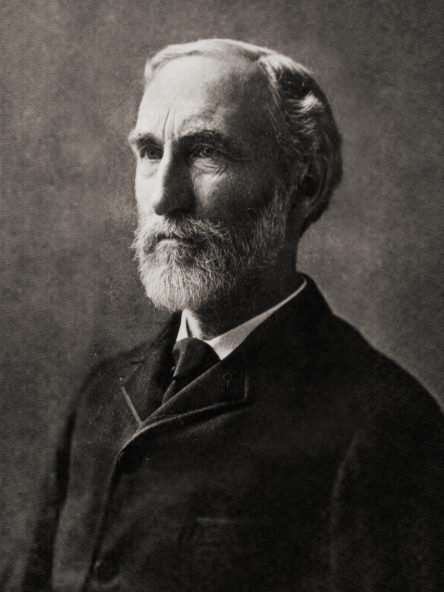
#> input picture data/portrait.jpg, 888 x 1184 px (shown at 1/2 size)
$ jupyter execute --allow-errors portrait-distribution-numpy.ipynb   (shell and % lines are left out)
#> lines starting #> are read from the running program, lines starting #| are printed output that depends on the picture
[cell 1]
%pylab inline
import seaborn as sns

[cell 2]
import scipy
import skimage
from skimage.transform import rescale, resize, downscale_local_mean
from scipy import stats

[cell 3]
from matplotlib.colors import ListedColormap

[cell 4]
my_cmap = ListedColormap(sns.light_palette((210, 90, 60), input="husl", n_colors=50))
my_cmap = ListedColormap(sns.diverging_palette(220, 20, n=50))
my_cmap = ListedColormap(sns.color_palette("RdBu_r", 50))
my_cmap = ListedColormap(sns.color_palette("coolwarm", 50))

## 2D

The dynamics is defined by the following ODE:
$$\frac{dx}{dt} = \frac{\sqrt{2}}{p(x|y)} = \sqrt{2}\frac{p(y)}{p(x,y)},$$
$$\frac{dy}{dt} = \frac{1}{p(y|x)} = \frac{p(x)}{p(x,y)}.$$
Note that the $\sqrt{2}$ is essential. It guarantees the ergodicity of the system.

[cell 5]
class DGibbs:
    def __init__(self, probs, state0, suzuki=False):
        self.suzuki = suzuki
        self.probs = probs
        self.margin_x = np.sum(probs, axis=0)
        self.margin_y = np.sum(probs, axis=1)
        self.current_state = state0.copy()
        self.x = state0
        self.v = np.zeros(2)
        self.v[0] = self.margin_y[self.current_state[0]]
        if not self.suzuki:
            self.v[0] *= np.sqrt(2)
        self.v[1] = self.margin_x[self.current_state[1]]
        self.v = self.v/probs[self.current_state[0], self.current_state[1]]
        self.dist_to_border = np.ones([2])
        self.samples = []
        self.weights = []
        self.trajectory = [self.x.copy()]

    def iterate(self):
        # evaluate time
        time_until_border = self.dist_to_border/self.v
        iterate_time = np.min(time_until_border)
        change_dim = np.argmin(time_until_border)
        # update coordinates
        self.x = (self.x + self.v*iterate_time) % probs.shape
        self.x[change_dim] = (self.current_state[change_dim]+1) % probs.shape[change_dim]
        self.dist_to_border = self.dist_to_border - self.v*iterate_time
        self.dist_to_border[change_dim] = 1.0
        # put into samples
        self.samples.append(self.current_state.copy())
        self.weights.append(iterate_time)
        self.trajectory.append(self.x.copy())
        # update state
        self.current_state[change_dim] = (self.current_state[change_dim]+1) % probs.shape[change_dim]
        self.v[0] = self.margin_y[self.current_state[0]]
        if not self.suzuki:
            self.v[0] *= np.sqrt(2)
        self.v[1] = self.margin_x[self.current_state[1]]
        self.v = self.v/probs[self.current_state[0], self.current_state[1]]

class Gibbs:
    def __init__(self, probs, state0):
        self.probs = probs
        self.margin_x = np.sum(probs, axis=0)
        self.margin_y = np.sum(probs, axis=1)
        self.state = state0.copy()
        self.change_dim = 0
        self.samples = []
        self.weights = []

    def iterate(self):
        keep_dim = (self.change_dim + 1) % 2
        cond_probability = np.take(probs, indices=self.state[keep_dim], axis=keep_dim)
        cond_probability /= np.sum(cond_probability)
        # sample
        one_hot_sample = np.random.multinomial(1, cond_probability)
        self.state[self.change_dim] = np.nonzero(one_hot_sample)[0]
        # put into samples
        self.samples.append(self.state.copy())
        self.weights.append(1.0)
        # update state
        self.change_dim = (self.change_dim + 1) % 2

### target distribution

[cell 6]
img = matplotlib.image.imread('../data/portrait.jpg')
#> img is the input picture: shape (1184, 888, 3); mean R, G, B 66.1, 62.5, 58.8
img = rescale(img, 0.2)
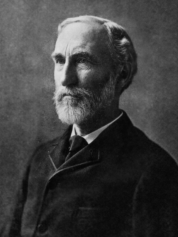
#> img: shape (237, 178, 1) float64; min 0.0222, max 0.879, mean 0.245
img = np.sum(img, axis=2)
img = img/np.sum(img)
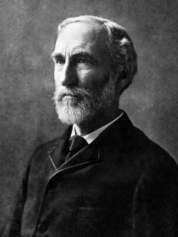
#> img: shape (237, 178) float64; min 2.15e-06, max 8.51e-05, mean 2.37e-05; drawn with min black and max white
probs = img
plt.imshow(img)
plt.show()

[cell 7]
probs.shape
#> Out = (237, 178)

[cell 8]
sampler_d_gibbs = DGibbs(probs, np.array([0,0]))
#> in __init__, `self.margin_x = np.sum(probs, axis=0)`: self.margin_x = 178 values, max 0.00929 at index 59, min 0.0029 at index 117, mean 0.00562
#> in __init__, `self.margin_y = np.sum(probs, axis=1)`: self.margin_y = 237 values, max 0.00819 at index 24, min 0.0016 at index 236, mean 0.00422
#> in __init__, `self.current_state = state0.copy()`: self.current_state = [0, 0]
#> in __init__, `self.v = self.v/probs[self.current_state[0], self.current_state[1]]`: self.v = [195.7, 171]
#> in __init__, `self.trajectory = [self.x.copy()]`: self.trajectory = [[0, 0]]
sampler_s_gibbs = DGibbs(probs, np.array([0,0]), suzuki=True)
sampler_gibbs = Gibbs(probs, np.array([0,0]))
#> in __init__, `self.state = state0.copy()`: self.state = [0, 0]

[cell 9]
def get_hist(sampler, n):
#> called with n = 100000
    for _ in range(int(n)):
        sampler.iterate()
#> this loop made 100000 passes
    samples = np.array(sampler.samples)
#> samples = 100000 pairs, first value 0 to 236, second value 0 to 177
    weights = np.array(sampler.weights)
    weights /= np.sum(weights)
    approx_hist, grid_x, grid_y = np.histogram2d(samples[:,0], samples[:,1],
                                                 bins=sampler.probs.shape, weights=weights)
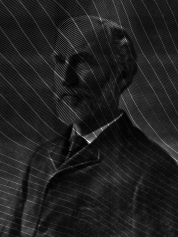
#> approx_hist: shape (237, 178) float64; min 1.53e-06, max 0.000177, mean 2.37e-05; drawn with min black and max white
#> grid_x = 238 values from 0 to 236; grid_y = 179 values from 0 to 177
    return approx_hist

[cell 10]
num_samples = 10**5
hist_d_gibbs = get_hist(sampler_d_gibbs, num_samples)
# hist_s_gibbs = get_hist(sampler_s_gibbs, num_samples)
# hist_gibbs = get_hist(sampler_gibbs, num_samples)
hist_multinomial = np.random.multinomial(num_samples, probs.flatten()).reshape(probs.shape)
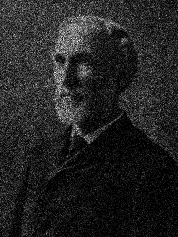
#> hist_multinomial: shape (237, 178) int64; min 0, max 17, mean 2.37; drawn with min black and max white

[cell 11]
figsize(16,6)
plt.subplot(141)
plt.imshow(probs)
plt.title('ground truth')
plt.subplot(142)
plt.imshow(hist_multinomial)
plt.title('np.multinomial (also Gibbs)')
plt.subplot(143)
plt.imshow(hist_multinomial)
plt.title('Suzuki sampler')
plt.subplot(144)
plt.imshow(hist_d_gibbs)
plt.title('D-Gibbs sampler')
plt.show()

[cell 12]
figsize(16,6)
plt.subplot(141)
plt.imshow(probs)
plt.title('ground truth')
plt.subplot(142)
plt.imshow(hist_multinomial)
plt.title('np.multinomial (also Gibbs)')
plt.subplot(143)
plt.imshow(hist_multinomial)
plt.title('Suzuki sampler')
plt.subplot(144)
plt.imshow(hist_d_gibbs)
plt.title('D-Gibbs sampler')
plt.show()

[cell 13]
figsize(16,6)
plt.subplot(141)
plt.imshow(probs)
plt.title('ground truth')
plt.subplot(142)
plt.imshow(hist_multinomial)
plt.title('np.multinomial (also Gibbs)')
plt.subplot(143)
plt.imshow(hist_multinomial)
plt.title('Suzuki sampler')
plt.subplot(144)
plt.imshow(hist_d_gibbs)
plt.title('D-Gibbs sampler')
plt.show()

[cell 14]
def get_errors(sampler, true_mean):
    samples = np.stack(sampler.samples)
    weights = np.stack(sampler.weights)
    means = np.cumsum(samples*weights[:,np.newaxis], axis=0)
    means /= np.cumsum(weights[:,np.newaxis], axis=0)
    errors = np.sqrt(np.sum((means-true_mean[np.newaxis,:])**2, axis=1))
    return errors

def get_true_mean(probs):
    x,y = np.meshgrid(np.arange(probs.shape[0]), np.arange(probs.shape[1]))
    coords = np.stack([x.T,y.T], axis=2)
    return np.sum(np.sum(probs[:,:,np.newaxis]*coords, axis=0), axis=0)

[cell 15]
true_mean = get_true_mean(probs)
#> true_mean = [86.52, 77.04]
#> (the rest of this cell did not finish here and is left out)

[cell 16]
figsize(8,8)
#> (the rest of this cell did not finish here and is left out)

### 100 iterations (samples)

[cell 17]
def plot_trajectory(trajectory):
    trajectory = trajectory-0.5
    parts = []
    part_start = 0
    for i in range(trajectory.shape[1]-1):
        if np.sum((trajectory[:,i]-trajectory[:,i+1])**2) > 2:
            next_point = trajectory[:,i+1].copy()
            tear_dim_mask = np.abs(trajectory[:,i]-trajectory[:,i+1]) > 1
            next_point = (next_point*(1-tear_dim_mask) + tear_dim_mask*(np.array(probs.shape)-0.5))[:,np.newaxis]
            parts.append(np.hstack([trajectory[:,part_start:i+1],next_point]))
            part_start = i+1
    parts.append(trajectory[:,part_start:])
    for part in parts:
        plt.plot(part[1], part[0], c='black')
        plt.scatter(part[1], part[0], c='black', s=20, zorder=2)

[cell 18]
figsize(6,8)
#> (the rest of this cell did not finish here and is left out)

### convergence

[cell 19]
def errors_estimate(probs, n_iterates, n_tries):
#> called with probs = array of shape (12, 10), n_iterates = 10000, n_tries = 100
    errors = np.zeros([n_tries, n_iterates])
    for try_id in range(n_tries):
        x0 = np.floor(np.random.uniform(size=2)*probs.shape).astype(int)
        sampler = CGibbs(probs, x0)
        for _ in range(n_iterates):
            sampler.iterate()
        samples = np.stack(sampler.samples, axis=0)
        weights = np.stack(sampler.weights,axis=0)
        mean_estimates = np.cumsum(samples*weights[:,np.newaxis], axis=0)
        mean_estimates /= np.cumsum(weights[:,np.newaxis], axis=0)
        errors[try_id, :] = np.sqrt(np.sum((mean_estimates-gt_mean)**2, axis=1))
    return errors
